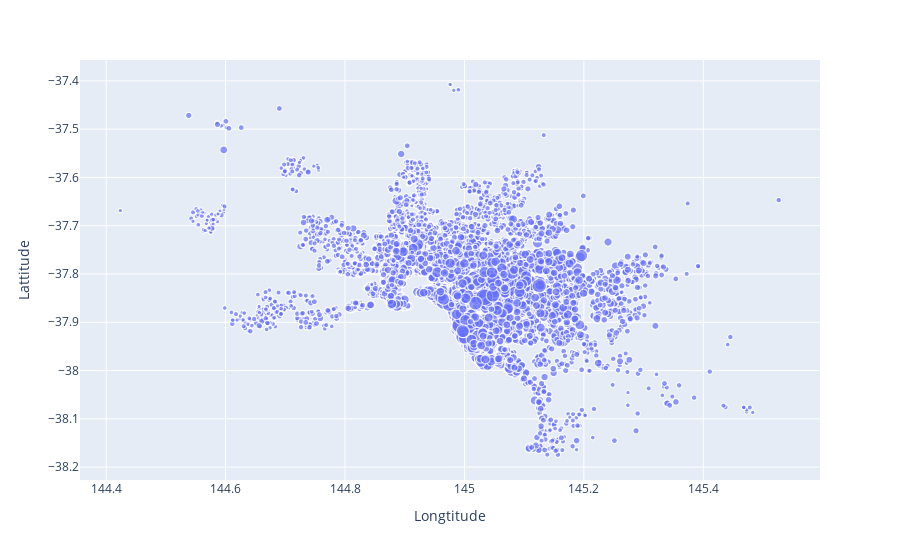

Here is the notebook cell this chart was saved with:
### Code cell
px.scatter(
    data_frame=clean_data,
    x="Longtitude",
    y="Lattitude",
    size="Price",
)

### Figure 1 — Plotly figure (JSON) as saved in the notebook; plotly's stock layout.template omitted (floating-point values rounded to 4 significant figures; data arrays with more than 128 entries replaced by an {"elided": "..."} marker saying what was removed)
{"data": [{"hovertemplate": "Longtitude=%{x}<br>Lattitude=%{y}<br>Price=%{marker.size}<extra></extra>", "legendgroup": "", "marker": {"color": "#636efa", "size": {"elided": "8872 int values"}, "sizemode": "area", "sizeref": 22500, "symbol": "circle"}, "mode": "markers", "name": "", "showlegend": false, "type": "scattergl", "x": {"elided": "8872 float values"}, "xaxis": "x", "y": {"elided": "8872 float values"}, "yaxis": "y"}], "layout": {"autosize": true, "legend": {"itemsizing": "constant", "tracegroupgap": 0}, "margin": {"t": 60}, "xaxis": {"anchor": "y", "autorange": true, "domain": [0, 1], "range": [144.4, 145.6], "showspikes": false, "title": {"text": "Longtitude"}, "type": "linear"}, "yaxis": {"anchor": "x", "autorange": true, "domain": [0, 1], "range": [-38.24, -37.35], "showspikes": false, "title": {"text": "Lattitude"}, "type": "linear"}}}
